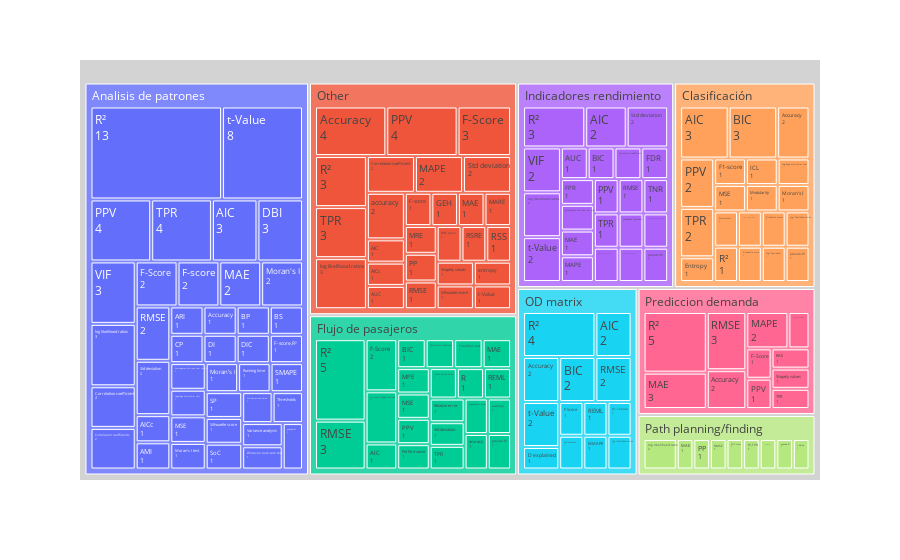

Notebook code for this chart:
### Code cell
import plotly.express as px

aggregated_table = (
    data[columns]
    .groupby(["Analysis type", "Validation metrics"])[["ID"]]
    .nunique()
    .sort_values(by="ID")
)
fig = px.treemap(
    aggregated_table.reset_index(),
    path=["Analysis type", "Validation metrics"],
    values="ID",
)
fig.update_traces(
    root_color="lightgrey", textinfo="label+value"
)
# fig.update_layout(margin = dict(t=50, l=25, r=25, b=25))
fig.write_image("img/treemap.svg")
fig.show()

### Figure 1 — Plotly figure (JSON) as saved in the notebook; plotly's stock layout.template omitted (floating-point values rounded to 4 significant figures; data arrays with more than 128 entries replaced by an {"elided": "..."} marker saying what was removed)
{"data": [{"branchvalues": "total", "domain": {"x": [0, 1], "y": [0, 1]}, "hovertemplate": "labels=%{label}<br>ID=%{value}<br>parent=%{parent}<br>id=%{id}<extra></extra>", "ids": {"elided": "175 str values"}, "labels": {"elided": "175 str values"}, "name": "", "parents": {"elided": "175 str values"}, "root": {"color": "lightgrey"}, "textinfo": "label+value", "type": "treemap", "values": {"elided": "175 int values"}}], "layout": {"legend": {"tracegroupgap": 0}, "margin": {"t": 60}}}
